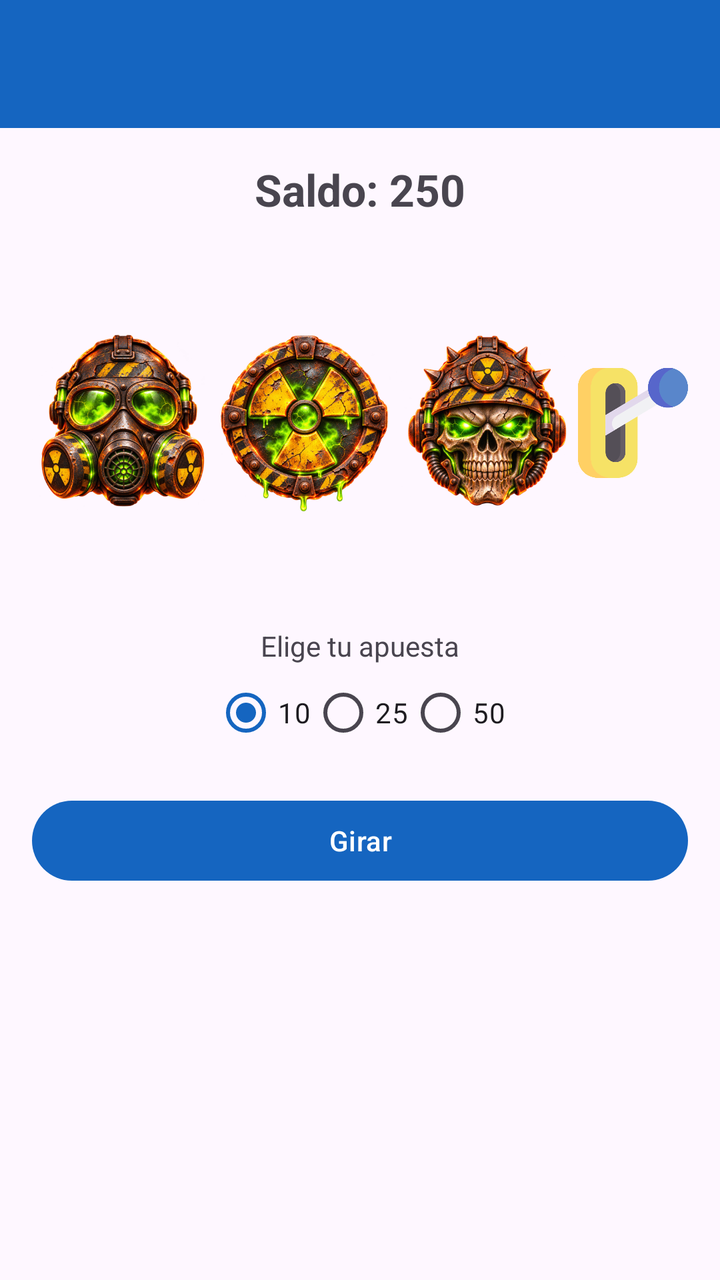
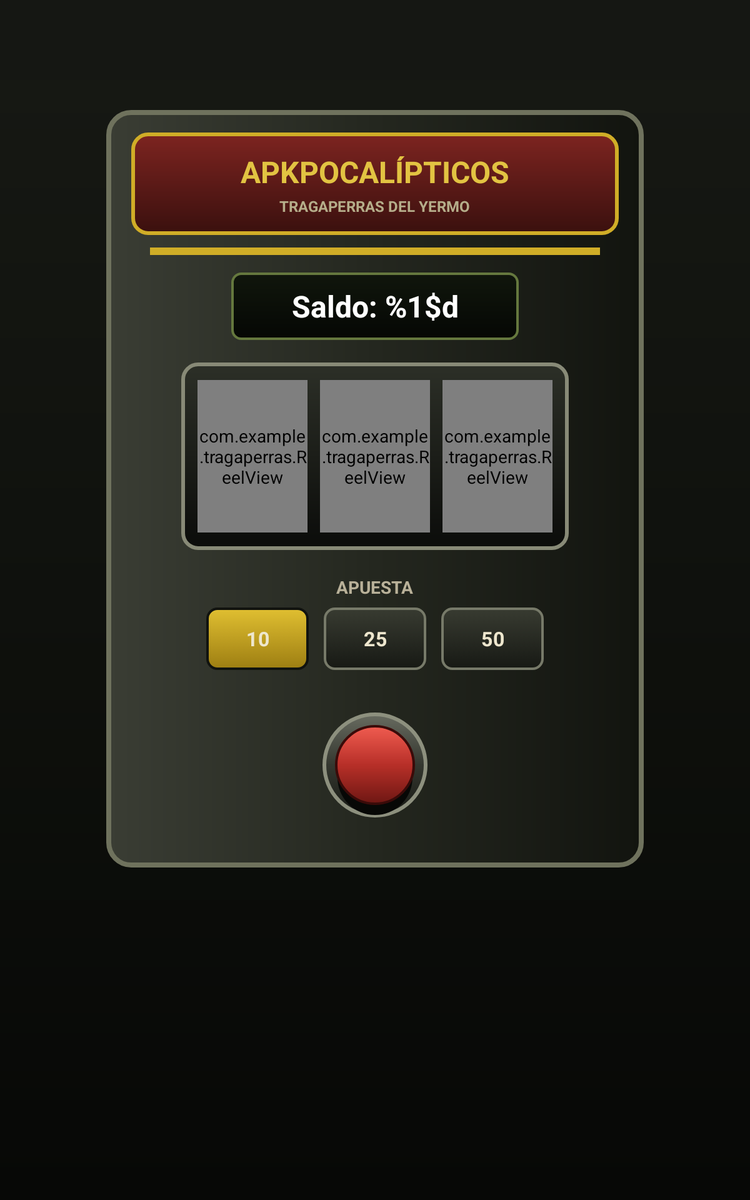

Two renders of one Android screen. The first uses the default layout on a phone; the second uses the alternative layout the repository ships for a different screen configuration, on a matching device. The two XML files are below.
<!-- AndroidManifest.xml: application theme Theme.Tragaperras -->
<!-- res/layout/activity_game.xml -->
<?xml version="1.0" encoding="utf-8"?>
<LinearLayout
    xmlns:android="http://schemas.android.com/apk/res/android"
    xmlns:app="http://schemas.android.com/apk/res-auto"
    android:id="@+id/main"
    android:layout_width="match_parent"
    android:layout_height="match_parent"
    android:orientation="vertical">

    
    <com.google.android.material.appbar.MaterialToolbar
        android:id="@+id/toolbar"
        android:layout_width="match_parent"
        android:layout_height="?attr/actionBarSize"
        android:background="@color/toolbar_blue"
        android:theme="@style/ThemeOverlay.AppCompat.Dark.ActionBar"
        app:titleTextColor="@color/white"
        app:popupTheme="@style/ThemeOverlay.AppCompat.Light" />

    
    <ScrollView
        android:id="@+id/scrollGame"
        android:layout_width="match_parent"
        android:layout_height="0dp"
        android:layout_weight="1"
        android:fillViewport="true">

        
        <LinearLayout
            android:layout_width="match_parent"
            android:layout_height="wrap_content"
            android:gravity="center_horizontal"
            android:orientation="vertical"
            android:padding="16dp">

            <TextView
                android:id="@+id/tvBalance"
                android:layout_width="wrap_content"
                android:layout_height="wrap_content"
                android:text="Saldo: 250"
                android:textSize="22sp"
                android:textStyle="bold" />

            
            <LinearLayout
                android:layout_width="match_parent"
                android:layout_height="wrap_content"
                android:layout_marginTop="32dp"
                android:gravity="center_vertical"
                android:orientation="horizontal">

                <ImageView
                    android:id="@+id/ivReel1"
                    android:layout_width="0dp"
                    android:layout_height="100dp"
                    android:layout_weight="1"
                    android:contentDescription="Rodillo 1"
                    android:src="@drawable/gas_mask" />

                <ImageView
                    android:id="@+id/ivReel2"
                    android:layout_width="0dp"
                    android:layout_height="100dp"
                    android:layout_weight="1"
                    android:contentDescription="Rodillo 2"
                    android:src="@drawable/radioactive" />

                <ImageView
                    android:id="@+id/ivReel3"
                    android:layout_width="0dp"
                    android:layout_height="100dp"
                    android:layout_weight="1"
                    android:contentDescription="Rodillo 3"
                    android:src="@drawable/skull" />

                <ImageView
                    android:id="@+id/ivLever"
                    android:layout_width="0dp"
                    android:layout_height="140dp"
                    android:layout_weight="0.6"
                    android:contentDescription="Palanca de la tragaperras"
                    android:src="@drawable/lever" />

            </LinearLayout>

            <TextView
                android:layout_width="wrap_content"
                android:layout_height="wrap_content"
                android:layout_marginTop="32dp"
                android:text="Elige tu apuesta" />

            <RadioGroup
                android:id="@+id/rgBets"
                android:layout_width="wrap_content"
                android:layout_height="wrap_content"
                android:orientation="horizontal">

                <RadioButton
                    android:id="@+id/rbBet10"
                    android:layout_width="wrap_content"
                    android:layout_height="wrap_content"
                    android:checked="true"
                    android:text="10" />

                <RadioButton
                    android:id="@+id/rbBet25"
                    android:layout_width="wrap_content"
                    android:layout_height="wrap_content"
                    android:text="25" />

                <RadioButton
                    android:id="@+id/rbBet50"
                    android:layout_width="wrap_content"
                    android:layout_height="wrap_content"
                    android:text="50" />

            </RadioGroup>

            <Button
                android:id="@+id/btnSpin"
                android:layout_width="match_parent"
                android:layout_height="wrap_content"
                android:layout_marginTop="16dp"
                android:layout_marginBottom="16dp"
                android:text="Girar" />

        </LinearLayout>

    </ScrollView>

</LinearLayout>
<!-- resources referenced by this layout -->
<resources>
  <color name="toolbar_blue">#1565C0</color>
  <color name="white">#FFFFFFFF</color>
  <!-- drawable gas_mask: png bitmap (drawable, 280942 bytes) -->
  <!-- drawable lever: png bitmap (drawable, 18673 bytes) -->
  <!-- drawable radioactive: png bitmap (drawable, 275928 bytes) -->
  <!-- drawable skull: png bitmap (drawable, 258975 bytes) -->
  <style name="Theme.Tragaperras" parent="Base.Theme.Tragaperras" />
  <style name="Base.Theme.Tragaperras" parent="Theme.Material3.DayNight.NoActionBar">
          
          <item name="colorPrimary">@color/toolbar_blue</item>
          <item name="colorOnPrimary">@color/white</item>
          <item name="colorControlActivated">@color/toolbar_blue</item>
      </style>
</resources>
<!-- res/layout-sw600dp/activity_game.xml (the repository's variant of the layout above) -->
<!-- drawn on a 7-inch tablet held upright -->
<?xml version="1.0" encoding="utf-8"?>
<LinearLayout
    xmlns:android="http://schemas.android.com/apk/res/android"
    xmlns:app="http://schemas.android.com/apk/res-auto"
    android:id="@+id/main"
    android:layout_width="match_parent"
    android:layout_height="match_parent"
    android:orientation="vertical"
    android:background="@drawable/bg_game_v3">

    <com.google.android.material.appbar.MaterialToolbar
        android:id="@+id/toolbar"
        android:layout_width="match_parent"
        android:layout_height="?attr/actionBarSize"
        android:background="#151713"
        android:theme="@style/ThemeOverlay.AppCompat.Dark.ActionBar"
        app:titleTextColor="#D0AD27"
 />

    <ScrollView
        android:id="@+id/scrollGame"
        android:layout_width="match_parent"
        android:layout_height="0dp"
        android:layout_weight="1"
        android:fillViewport="true">

        <LinearLayout
            android:layout_width="match_parent"
            android:layout_height="wrap_content"
            android:orientation="vertical"
            android:gravity="top|center_horizontal"
            android:paddingStart="24dp"
            android:paddingTop="24dp"
            android:paddingEnd="24dp"
            android:paddingBottom="32dp">

            
            <LinearLayout
                android:layout_width="430dp"
                android:layout_height="wrap_content"
                android:orientation="vertical"
                android:gravity="center_horizontal"
                android:padding="18dp"
                android:background="@drawable/cabinet_v3">

                
                <LinearLayout
                    android:layout_width="390dp"
                    android:layout_height="82dp"
                    android:orientation="vertical"
                    android:gravity="center"
                    android:background="@drawable/cabinet_header_v3"
                    android:padding="10dp">

                    <TextView
                        android:layout_width="wrap_content"
                        android:layout_height="wrap_content"
                        android:text="@string/home_brand_name"
                        android:textColor="#E2C342"
                        android:textSize="24sp"
                        android:textStyle="bold" />

                    <TextView
                        android:layout_width="wrap_content"
                        android:layout_height="wrap_content"
                        android:layout_marginTop="3dp"
                        android:text="@string/slotMachine_name"
                        android:textColor="#B5AD8A"
                        android:textSize="12sp"
                        android:textStyle="bold" />

                </LinearLayout>

                
                <View
                    android:layout_width="360dp"
                    android:layout_height="6dp"
                    android:layout_marginTop="10dp"
                    android:background="#D0AD27" />

                
                <TextView
                    android:id="@+id/tvBalance"
                    android:layout_width="230dp"
                    android:layout_height="54dp"
                    android:layout_marginTop="14dp"
                    android:background="@drawable/display_v3"
                    android:gravity="center"
                    android:text="@string/history_balance_p2"
                    android:textColor="#FFFFFF"
                    android:textSize="24sp"
                    android:textStyle="bold" />

                
                <LinearLayout
                    android:id="@+id/reelArea"
                    android:layout_width="310dp"
                    android:layout_height="150dp"
                    android:layout_marginTop="18dp"
                    android:orientation="horizontal"
                    android:gravity="center"
                    android:padding="10dp"
                    android:background="@drawable/reel_bezel_v3">

                    <com.example.tragaperras.ReelView
                        android:id="@+id/ivReel1"
                        android:layout_width="88dp"
                        android:layout_height="122dp"
                        android:layout_marginHorizontal="5dp"
                        android:background="@drawable/reel_window_v3" />

                    <com.example.tragaperras.ReelView
                        android:id="@+id/ivReel2"
                        android:layout_width="88dp"
                        android:layout_height="122dp"
                        android:layout_marginHorizontal="5dp"
                        android:background="@drawable/reel_window_v3" />

                    <com.example.tragaperras.ReelView
                        android:id="@+id/ivReel3"
                        android:layout_width="88dp"
                        android:layout_height="122dp"
                        android:layout_marginHorizontal="5dp"
                        android:background="@drawable/reel_window_v3" />

                </LinearLayout>

                
                <TextView
                    android:layout_width="wrap_content"
                    android:layout_height="wrap_content"
                    android:layout_marginTop="20dp"
                    android:text="@string/bet_label"
                    android:textColor="#B9B199"
                    android:textSize="14sp"
                    android:textStyle="bold" />

                <RadioGroup
                    android:id="@+id/rgBets"
                    android:layout_width="wrap_content"
                    android:layout_height="wrap_content"
                    android:layout_marginTop="7dp"
                    android:orientation="horizontal"
                    android:gravity="center">

                    <RadioButton
                        android:id="@+id/rbBet10"
                        android:layout_width="82dp"
                        android:layout_height="50dp"
                        android:layout_marginHorizontal="6dp"
                        android:button="@null"
                        android:background="@drawable/bet_v3_selector"
                        android:gravity="center"
                        android:checked="true"
                        android:text="10"
                        android:textColor="#EEE7CE"
                        android:textSize="16sp"
                        android:textStyle="bold" />

                    <RadioButton
                        android:id="@+id/rbBet25"
                        android:layout_width="82dp"
                        android:layout_height="50dp"
                        android:layout_marginHorizontal="6dp"
                        android:button="@null"
                        android:background="@drawable/bet_v3_selector"
                        android:gravity="center"
                        android:text="25"
                        android:textColor="#EEE7CE"
                        android:textSize="16sp"
                        android:textStyle="bold" />

                    <RadioButton
                        android:id="@+id/rbBet50"
                        android:layout_width="82dp"
                        android:layout_height="50dp"
                        android:layout_marginHorizontal="6dp"
                        android:button="@null"
                        android:background="@drawable/bet_v3_selector"
                        android:gravity="center"
                        android:text="50"
                        android:textColor="#EEE7CE"
                        android:textSize="16sp"
                        android:textStyle="bold" />

                </RadioGroup>

                
                <FrameLayout
                    android:layout_width="104dp"
                    android:layout_height="104dp"
                    android:layout_marginTop="24dp"
                    android:layout_marginBottom="12dp">

                    <ImageView
                        android:layout_width="84dp"
                        android:layout_height="84dp"
                        android:layout_gravity="center"
                        android:contentDescription="@null"
                        android:src="@drawable/button_housing_v1" />

                    <ImageView
                        android:layout_width="60dp"
                        android:layout_height="60dp"
                        android:layout_gravity="center"
                        android:layout_marginTop="10dp"
                        android:contentDescription="@null"
                        android:src="@drawable/push_button_shadow_v1" />

                    <ImageView
                        android:id="@+id/btnMachine"
                        android:layout_width="64dp"
                        android:layout_height="64dp"
                        android:layout_gravity="center"
                        android:clickable="true"
                        android:focusable="true"
                        android:contentDescription="@string/spin_button_description"
                        android:src="@drawable/push_button_red_v1" />

                </FrameLayout>

            </LinearLayout>

        </LinearLayout>

    </ScrollView>

</LinearLayout>
<!-- resources referenced by the variant -->
<!-- as a 7-inch tablet held upright resolves them -->
<resources>
  <!-- drawable bet_v3_selector (drawable) -->
  <?xml version="1.0" encoding="utf-8"?>
  <selector xmlns:android="http://schemas.android.com/apk/res/android">
      <item android:state_checked="true" android:drawable="@drawable/bet_v3_selected"/>
      <item android:drawable="@drawable/bet_v3_normal"/>
  </selector>
  <!-- drawable bg_game_v3 (drawable) -->
  <?xml version="1.0" encoding="utf-8"?>
  <shape xmlns:android="http://schemas.android.com/apk/res/android" android:shape="rectangle">
      <gradient
          android:angle="270"
          android:startColor="#171914"
          android:centerColor="#0F110D"
          android:endColor="#070806"/>
  </shape>
  <!-- drawable button_housing_v1 (drawable) -->
  <?xml version="1.0" encoding="utf-8"?>
  <shape xmlns:android="http://schemas.android.com/apk/res/android"
      android:shape="oval">
      <gradient
          android:angle="270"
          android:startColor="#686B60"
          android:centerColor="#34372F"
          android:endColor="#171914" />
      <stroke
          android:width="3dp"
          android:color="#8D907E" />
  </shape>
  <!-- drawable cabinet_header_v3 (drawable) -->
  <?xml version="1.0" encoding="utf-8"?>
  <shape xmlns:android="http://schemas.android.com/apk/res/android" android:shape="rectangle">
      <gradient
          android:angle="270"
          android:startColor="#7D2420"
          android:endColor="#3A100E"/>
      <stroke android:width="3dp" android:color="#D0AD27"/>
      <corners android:radius="12dp"/>
  </shape>
  <!-- drawable display_v3 (drawable) -->
  <?xml version="1.0" encoding="utf-8"?>
  <shape xmlns:android="http://schemas.android.com/apk/res/android" android:shape="rectangle">
      <gradient
          android:angle="270"
          android:startColor="#10160C"
          android:endColor="#050704"/>
      <stroke android:width="2dp" android:color="#65783E"/>
      <corners android:radius="7dp"/>
  </shape>
  <!-- drawable push_button_shadow_v1 (drawable) -->
  <?xml version="1.0" encoding="utf-8"?>
  <shape xmlns:android="http://schemas.android.com/apk/res/android"
      android:shape="oval">
      <solid android:color="#070806" />
  </shape>
  <!-- drawable reel_bezel_v3 (drawable) -->
  <?xml version="1.0" encoding="utf-8"?>
  <shape xmlns:android="http://schemas.android.com/apk/res/android" android:shape="rectangle">
      <gradient
          android:angle="270"
          android:startColor="#2C2F27"
          android:endColor="#0B0C0A"/>
      <stroke android:width="3dp" android:color="#888A77"/>
      <corners android:radius="12dp"/>
  </shape>
  <string name="bet_label">APUESTA</string>
  <string name="history_balance_p2">Saldo: %1$d</string>
  <string name="home_brand_name">APKPOCALÍPTICOS</string>
  <string name="slotMachine_name">TRAGAPERRAS DEL YERMO</string>
  <string name="spin_button_description">Botón rojo de giro</string>
  <style name="Theme.Tragaperras" parent="Base.Theme.Tragaperras" />
  <!-- drawable bet_v3_selected (drawable) -->
  <?xml version="1.0" encoding="utf-8"?>
  <shape xmlns:android="http://schemas.android.com/apk/res/android" android:shape="rectangle">
      <gradient android:angle="270" android:startColor="#E0BF31" android:endColor="#9D7E12"/>
      <stroke android:width="2dp" android:color="#11130F"/>
      <corners android:radius="8dp"/>
  </shape>
  <!-- drawable bet_v3_normal (drawable) -->
  <?xml version="1.0" encoding="utf-8"?>
  <shape xmlns:android="http://schemas.android.com/apk/res/android" android:shape="rectangle">
      <gradient android:angle="270" android:startColor="#383B31" android:endColor="#171914"/>
      <stroke android:width="2dp" android:color="#777A69"/>
      <corners android:radius="8dp"/>
  </shape>
  <style name="Base.Theme.Tragaperras" parent="Theme.Material3.DayNight.NoActionBar">
          
          <item name="colorPrimary">@color/toolbar_blue</item>
          <item name="colorOnPrimary">@color/white</item>
          <item name="colorControlActivated">@color/toolbar_blue</item>
      </style>
  <color name="toolbar_blue">#1565C0</color>
  <color name="white">#FFFFFFFF</color>
  <!-- some entries are left out for length -->
</resources>
